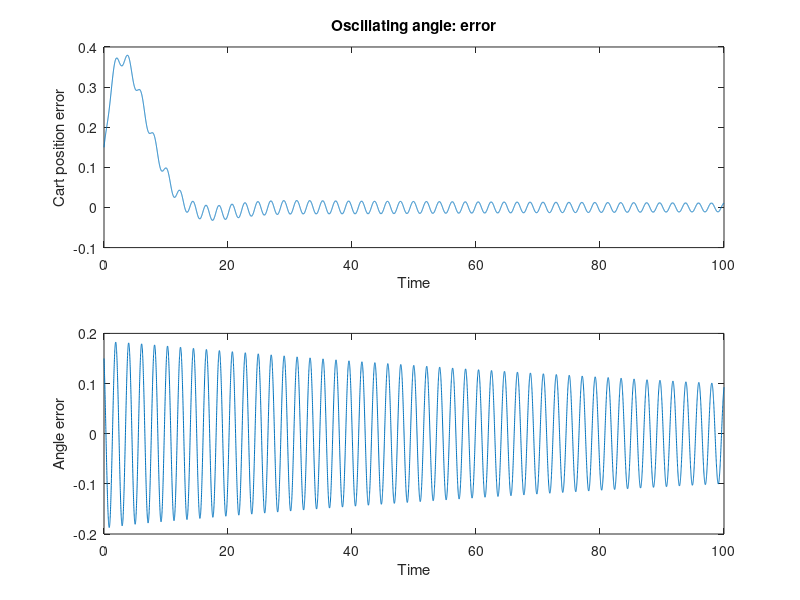
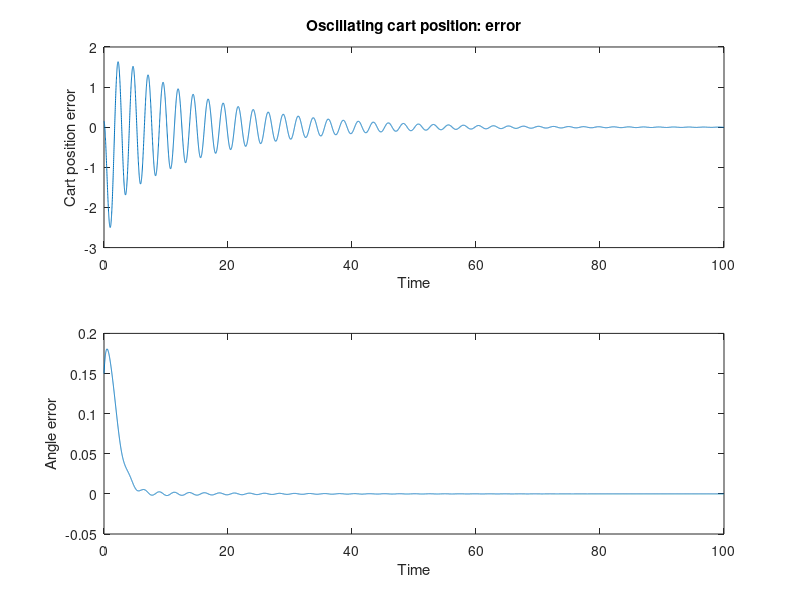
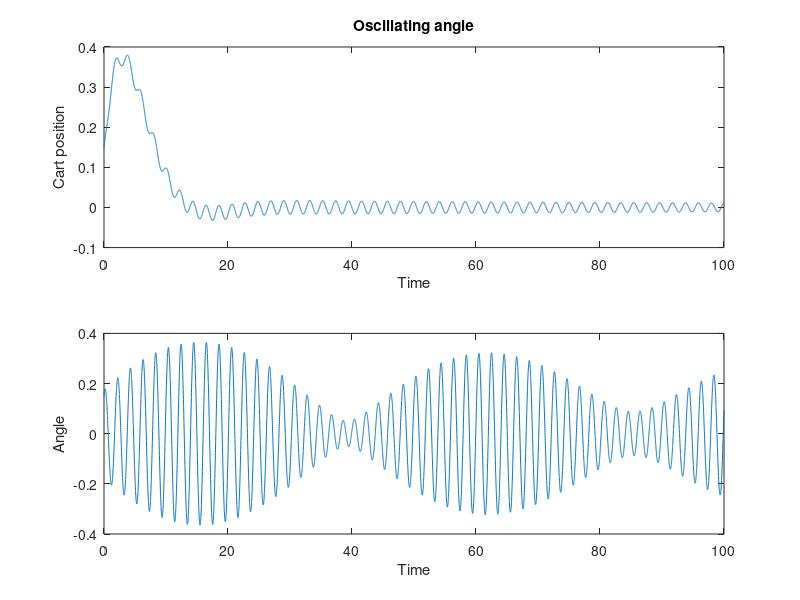
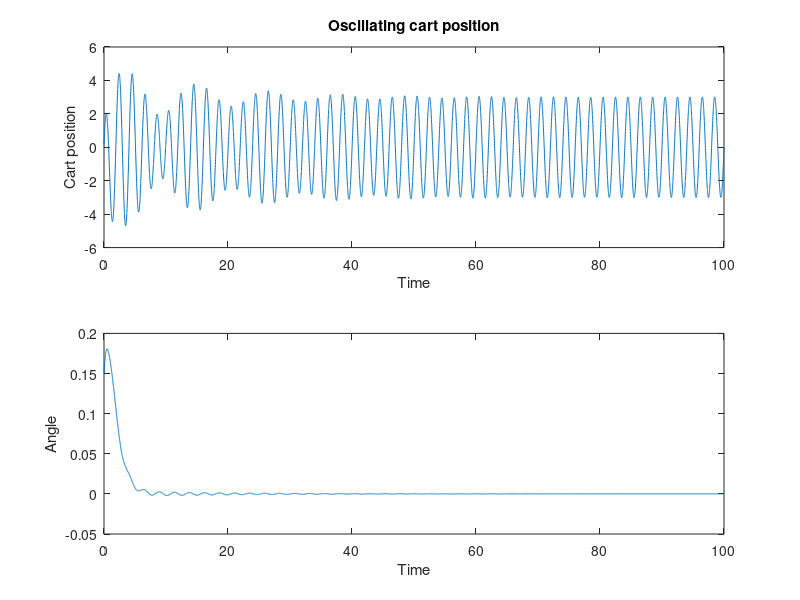

The MATLAB script that drew these images, in order:
clear; close all;
M = 10; m = 1; g = 9.8; l = 10;
d = m-(M+m);

% ssR = ss(pi/16*tf(pi,[1 0 pi^2]));
ssR = ss([0 pi; -pi 0],[1;1],[1 0],0);

% (a)
Ara = zeros(4);
Ara(2,2) = ssR.a(1,1);
Ara(2,4) = ssR.a(1,2);
Ara(4,2) = ssR.a(2,1);
Ara(4,4) = ssR.a(2,2);

% (b)
Arb = zeros(4);
Arb(1,1) = ssR.a(1,1);
Arb(1,3) = ssR.a(1,2);
Arb(3,1) = ssR.a(2,1);
Arb(3,3) = ssR.a(2,2);

% up
A = [0 0 1 0; 0 0 0 1; 0 -g*m/M 0 0; 0 g*(M+m)/(M*l) 0 0];
B = [0; 0; 1/M; -1/(M*l)];
C = eye(4);
D = 0;
sysA = ss(A-Ara,B,C,D);
sysB = ss(A-Arb,B,C,D);

R = 1;
Q = C'*C;

[Ka,Pa] = lqr(sysA,Q,R);
[Kb,Pb] = lqr(sysB,Q,R);

sysCa = ss(A-Ara-B*Ka,B,C,D);
sysCb = ss(A-Arb-B*Kb,B,C,D);

t = 0:0.01:100;
x0 = .15*ones(4,1);
yA = lsim(sysCa,zeros(1,length(t)),t,x0);
yB = lsim(sysCb,zeros(1,length(t)),t,x0);
ydA = lsim(ssR,zeros(1,length(t)),t,[0;pi/16]);
ydB = lsim(ssR,zeros(1,length(t)),t,[0;3]);

% Errors
figure;
% (a)
subplot(2,1,1); plot(t,yA(:,1)); xlabel('Time'); ylabel('Cart position error');
title('Oscillating angle: error');
subplot(2,1,2); plot(t,yA(:,2)); xlabel('Time'); ylabel('Angle error');
% (b)
figure;
subplot(2,1,1); plot(t,yB(:,1)); xlabel('Time'); ylabel('Cart position error');
title('Oscillating cart position: error');
subplot(2,1,2); plot(t,yB(:,2)); xlabel('Time'); ylabel('Angle error');

% Actual cart position and angle plots
figure;
% (a)
subplot(2,1,1); plot(t,yA(:,1)); xlabel('Time'); ylabel('Cart position');
title('Oscillating angle');
subplot(2,1,2); plot(t,yA(:,2)+ydA(:,1)); xlabel('Time'); ylabel('Angle');
% subplot(4,1,2); plot(t,yA(:,3)+ydA(:,1)); xlabel('Time'); ylabel('Cart velocity');
% subplot(4,1,2); plot(t,yA(:,4)+ydA(:,2)); xlabel('Time'); ylabel('Angular velocity');
% (b)
figure;
subplot(2,1,1); plot(t,yB(:,1)+ydB(:,1)); xlabel('Time'); ylabel('Cart position');
title('Oscillating cart position');
subplot(2,1,2); plot(t,yB(:,2)); xlabel('Time'); ylabel('Angle');

% Control Effort
figure; plot(t,-Ka*yA'); title('Control Effort over Time'); xlabel('Time'); ylabel('Control Effort (Cost)');
figure; plot(t,-Kb*yB'); title('Control Effort over Time'); xlabel('Time'); ylabel('Control Effort (Cost)');



% t = 0:0.01:10;
% r = pi/16*sin(pi*t);
% [y,t,x]=lsim(sysc,r,t);
% [AX,H1,H2] = plotyy(t,y(:,1),t,y(:,2),'plot');
% set(get(AX(1),'Ylabel'),'String','cart position (m)')
% set(get(AX(2),'Ylabel'),'String','pendulum angle (radians)')
% title('Step Response with LQR Control')
